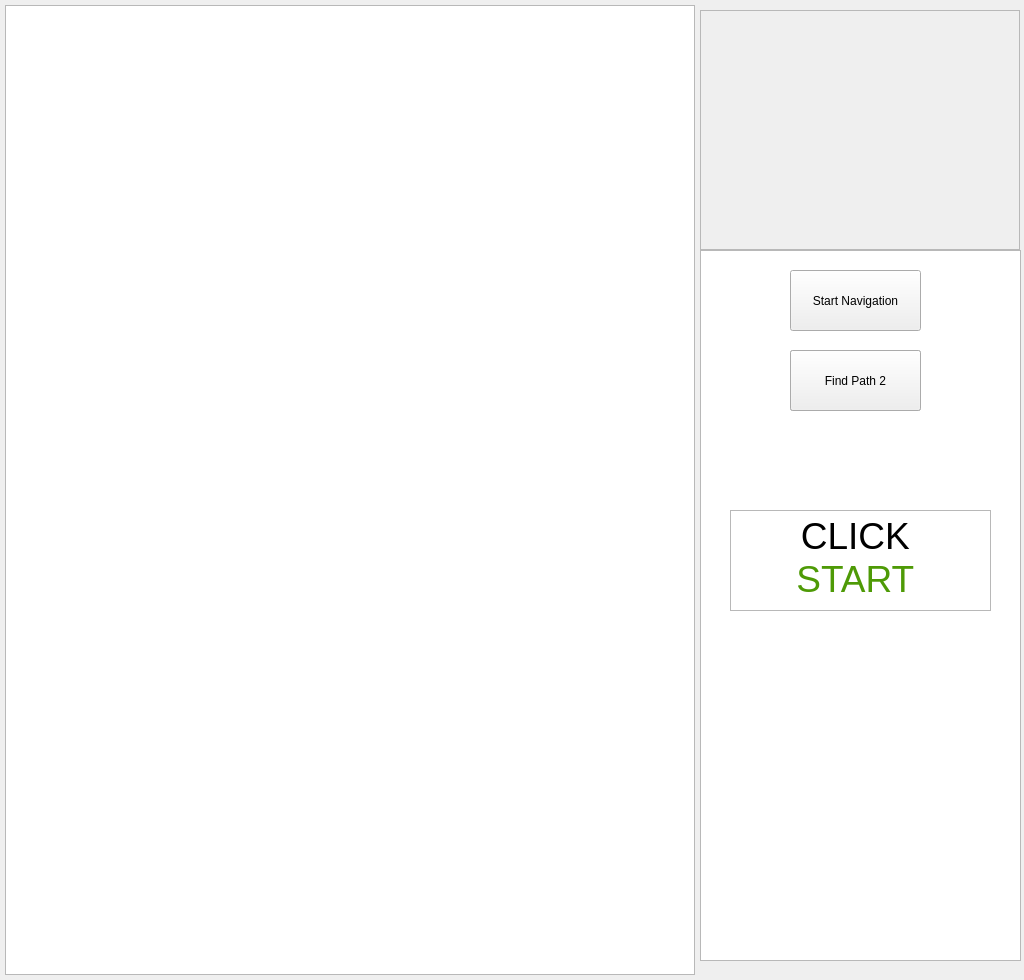
<?xml version="1.0" encoding="UTF-8"?>
<ui version="4.0">
 <class>NavWindow</class>
 <widget class="QMainWindow" name="NavWindow">
  <property name="geometry">
   <rect>
    <x>0</x>
    <y>0</y>
    <width>1024</width>
    <height>980</height>
   </rect>
  </property>
  <property name="sizePolicy">
   <sizepolicy hsizetype="Fixed" vsizetype="Fixed">
    <horstretch>0</horstretch>
    <verstretch>0</verstretch>
   </sizepolicy>
  </property>
  <property name="minimumSize">
   <size>
    <width>1024</width>
    <height>980</height>
   </size>
  </property>
  <property name="maximumSize">
   <size>
    <width>1024</width>
    <height>980</height>
   </size>
  </property>
  <property name="windowTitle">
   <string>NavigationWindow</string>
  </property>
  <property name="autoFillBackground">
   <bool>true</bool>
  </property>
  <widget class="QWidget" name="centralWidget">
   <property name="sizePolicy">
    <sizepolicy hsizetype="Preferred" vsizetype="Preferred">
     <horstretch>0</horstretch>
     <verstretch>0</verstretch>
    </sizepolicy>
   </property>
   <widget class="QGraphicsView" name="graphicsView">
    <property name="geometry">
     <rect>
      <x>5</x>
      <y>5</y>
      <width>690</width>
      <height>970</height>
     </rect>
    </property>
    <property name="sizePolicy">
     <sizepolicy hsizetype="Expanding" vsizetype="Expanding">
      <horstretch>0</horstretch>
      <verstretch>0</verstretch>
     </sizepolicy>
    </property>
   </widget>
   <widget class="QPushButton" name="pushButton">
    <property name="geometry">
     <rect>
      <x>790</x>
      <y>290</y>
      <width>131</width>
      <height>61</height>
     </rect>
    </property>
    <property name="styleSheet">
     <string notr="true"/>
    </property>
    <property name="text">
     <string>Find Path</string>
    </property>
   </widget>
   <widget class="QFrame" name="frame">
    <property name="geometry">
     <rect>
      <x>700</x>
      <y>10</y>
      <width>320</width>
      <height>240</height>
     </rect>
    </property>
    <property name="frameShape">
     <enum>QFrame::StyledPanel</enum>
    </property>
    <property name="frameShadow">
     <enum>QFrame::Raised</enum>
    </property>
   </widget>
   <widget class="QTextBrowser" name="nodeinfo">
    <property name="geometry">
     <rect>
      <x>730</x>
      <y>620</y>
      <width>261</width>
      <height>151</height>
     </rect>
    </property>
    <property name="html">
     <string>&lt;!DOCTYPE HTML PUBLIC &quot;-//W3C//DTD HTML 4.0//EN&quot; &quot;http://www.w3.org/TR/REC-html40/strict.dtd&quot;&gt;
&lt;html&gt;&lt;head&gt;&lt;meta name=&quot;qrichtext&quot; content=&quot;1&quot; /&gt;&lt;style type=&quot;text/css&quot;&gt;
p, li { white-space: pre-wrap; }
&lt;/style&gt;&lt;/head&gt;&lt;body style=&quot; font-family:'Ubuntu'; font-size:11pt; font-weight:400; font-style:normal;&quot;&gt;
&lt;p align=&quot;center&quot; style=&quot; margin-top:0px; margin-bottom:0px; margin-left:0px; margin-right:0px; -qt-block-indent:0; text-indent:0px;&quot;&gt;&lt;span style=&quot; font-size:28pt;&quot;&gt;Select &lt;/span&gt;&lt;/p&gt;
&lt;p align=&quot;center&quot; style=&quot; margin-top:0px; margin-bottom:0px; margin-left:0px; margin-right:0px; -qt-block-indent:0; text-indent:0px;&quot;&gt;&lt;span style=&quot; font-size:28pt; color:#204a87;&quot;&gt;GOAL&lt;/span&gt;&lt;span style=&quot; font-size:28pt;&quot;&gt; &lt;/span&gt;&lt;/p&gt;
&lt;p align=&quot;center&quot; style=&quot; margin-top:0px; margin-bottom:0px; margin-left:0px; margin-right:0px; -qt-block-indent:0; text-indent:0px;&quot;&gt;&lt;span style=&quot; font-size:28pt;&quot;&gt;Node&lt;/span&gt;&lt;/p&gt;&lt;/body&gt;&lt;/html&gt;</string>
    </property>
   </widget>
   <widget class="QTextBrowser" name="pathinfo">
    <property name="geometry">
     <rect>
      <x>730</x>
      <y>780</y>
      <width>261</width>
      <height>151</height>
     </rect>
    </property>
    <property name="html">
     <string>&lt;!DOCTYPE HTML PUBLIC &quot;-//W3C//DTD HTML 4.0//EN&quot; &quot;http://www.w3.org/TR/REC-html40/strict.dtd&quot;&gt;
&lt;html&gt;&lt;head&gt;&lt;meta name=&quot;qrichtext&quot; content=&quot;1&quot; /&gt;&lt;style type=&quot;text/css&quot;&gt;
p, li { white-space: pre-wrap; }
&lt;/style&gt;&lt;/head&gt;&lt;body style=&quot; font-family:'Ubuntu'; font-size:11pt; font-weight:400; font-style:normal;&quot;&gt;
&lt;p align=&quot;center&quot; style=&quot; margin-top:0px; margin-bottom:0px; margin-left:0px; margin-right:0px; -qt-block-indent:0; text-indent:0px;&quot;&gt;&lt;span style=&quot; font-size:28pt;&quot;&gt;Now CLICK&lt;/span&gt;&lt;/p&gt;
&lt;p align=&quot;center&quot; style=&quot; margin-top:0px; margin-bottom:0px; margin-left:0px; margin-right:0px; -qt-block-indent:0; text-indent:0px;&quot;&gt;&lt;span style=&quot; font-size:28pt; color:#cc0000;&quot;&gt;Find Path &lt;/span&gt;&lt;/p&gt;
&lt;p align=&quot;center&quot; style=&quot; margin-top:0px; margin-bottom:0px; margin-left:0px; margin-right:0px; -qt-block-indent:0; text-indent:0px;&quot;&gt;&lt;span style=&quot; font-size:28pt;&quot;&gt;Button&lt;/span&gt;&lt;/p&gt;&lt;/body&gt;&lt;/html&gt;</string>
    </property>
   </widget>
   <widget class="QPushButton" name="pushButtonclear">
    <property name="geometry">
     <rect>
      <x>790</x>
      <y>410</y>
      <width>131</width>
      <height>61</height>
     </rect>
    </property>
    <property name="styleSheet">
     <string notr="true"/>
    </property>
    <property name="text">
     <string>Clear Path</string>
    </property>
   </widget>
   <widget class="QTextBrowser" name="textBrowser">
    <property name="geometry">
     <rect>
      <x>700</x>
      <y>250</y>
      <width>321</width>
      <height>711</height>
     </rect>
    </property>
   </widget>
   <widget class="QPushButton" name="startButton">
    <property name="geometry">
     <rect>
      <x>790</x>
      <y>350</y>
      <width>131</width>
      <height>61</height>
     </rect>
    </property>
    <property name="styleSheet">
     <string notr="true"/>
    </property>
    <property name="text">
     <string>START</string>
    </property>
   </widget>
   <widget class="QPushButton" name="pushButtonx">
    <property name="geometry">
     <rect>
      <x>790</x>
      <y>350</y>
      <width>131</width>
      <height>61</height>
     </rect>
    </property>
    <property name="styleSheet">
     <string notr="true"/>
    </property>
    <property name="text">
     <string>Find Path 2</string>
    </property>
   </widget>
   <widget class="QTextBrowser" name="nodeinfox">
    <property name="geometry">
     <rect>
      <x>730</x>
      <y>510</y>
      <width>261</width>
      <height>101</height>
     </rect>
    </property>
    <property name="html">
     <string>&lt;!DOCTYPE HTML PUBLIC &quot;-//W3C//DTD HTML 4.0//EN&quot; &quot;http://www.w3.org/TR/REC-html40/strict.dtd&quot;&gt;
&lt;html&gt;&lt;head&gt;&lt;meta name=&quot;qrichtext&quot; content=&quot;1&quot; /&gt;&lt;style type=&quot;text/css&quot;&gt;
p, li { white-space: pre-wrap; }
&lt;/style&gt;&lt;/head&gt;&lt;body style=&quot; font-family:'Ubuntu'; font-size:11pt; font-weight:400; font-style:normal;&quot;&gt;
&lt;p align=&quot;center&quot; style=&quot; margin-top:0px; margin-bottom:0px; margin-left:0px; margin-right:0px; -qt-block-indent:0; text-indent:0px;&quot;&gt;&lt;span style=&quot; font-size:28pt;&quot;&gt;CLICK &lt;/span&gt;&lt;/p&gt;
&lt;p align=&quot;center&quot; style=&quot; margin-top:0px; margin-bottom:0px; margin-left:0px; margin-right:0px; -qt-block-indent:0; text-indent:0px;&quot;&gt;&lt;span style=&quot; font-size:28pt; color:#4e9a06;&quot;&gt;START&lt;/span&gt;&lt;span style=&quot; font-size:28pt;&quot;&gt; &lt;/span&gt;&lt;/p&gt;&lt;/body&gt;&lt;/html&gt;</string>
    </property>
   </widget>
   <widget class="QPushButton" name="Navigate">
    <property name="geometry">
     <rect>
      <x>790</x>
      <y>270</y>
      <width>131</width>
      <height>61</height>
     </rect>
    </property>
    <property name="styleSheet">
     <string notr="true"/>
    </property>
    <property name="text">
     <string>Start Navigation</string>
    </property>
   </widget>
  </widget>
 </widget>
 <layoutdefault spacing="6" margin="11"/>
 <resources/>
 <connections/>
</ui>
